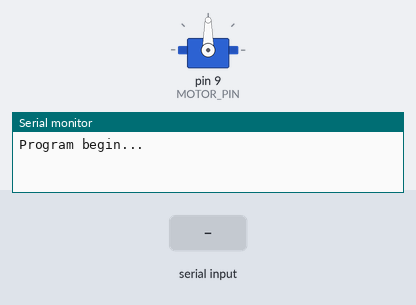
Bench run of a sketch on a simulated Arduino Uno, built with avr-gcc and run on an emulated ATmega328P. Shown: servo, the last lines printed to the serial monitor. The test bench sets the inputs (shaded band).

Above: at 0.01 s.
At 0.9 s:
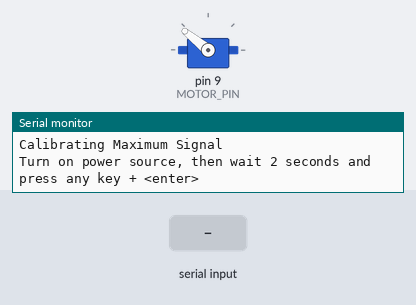
1.0 s: "1" received over Serial
At 1.4 s:
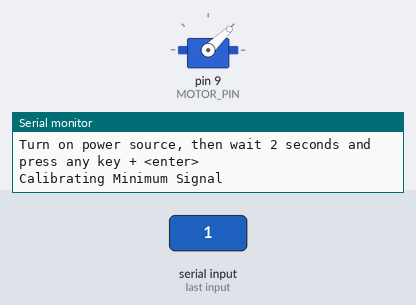
Timing chart, 0 to 4.0 s (numbered marks = the images above; inputs shaded):
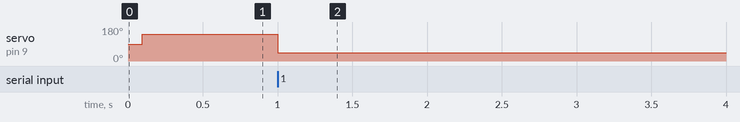

The sketch:

calibragem.ino
```cpp
#include <Servo.h>

#define MAX_SIGNAL 2000
#define MIN_SIGNAL 1000
#define MOTOR_PIN 9

Servo motor;

void setup() {
  Serial.begin(9600);
  Serial.println("Program begin...");
  Serial.println("This program will calibrate the ESC.");

  motor.attach(MOTOR_PIN);

  Serial.println("Calibrating Maximum Signal");
  Serial.println("Turn on power source, then wait 2 seconds and press any key + <enter>");
  motor.writeMicroseconds(MAX_SIGNAL);

  // Wait for input
  while (!Serial.available());
  Serial.read();

  // Send min output
  Serial.println("Calibrating Minimum Signal");
  motor.writeMicroseconds(MIN_SIGNAL);

}

void loop() {

}
```

Measured:
- after the input at 1.0 s, servo on pin 9 (MOTOR_PIN): 141° → 44° at once
